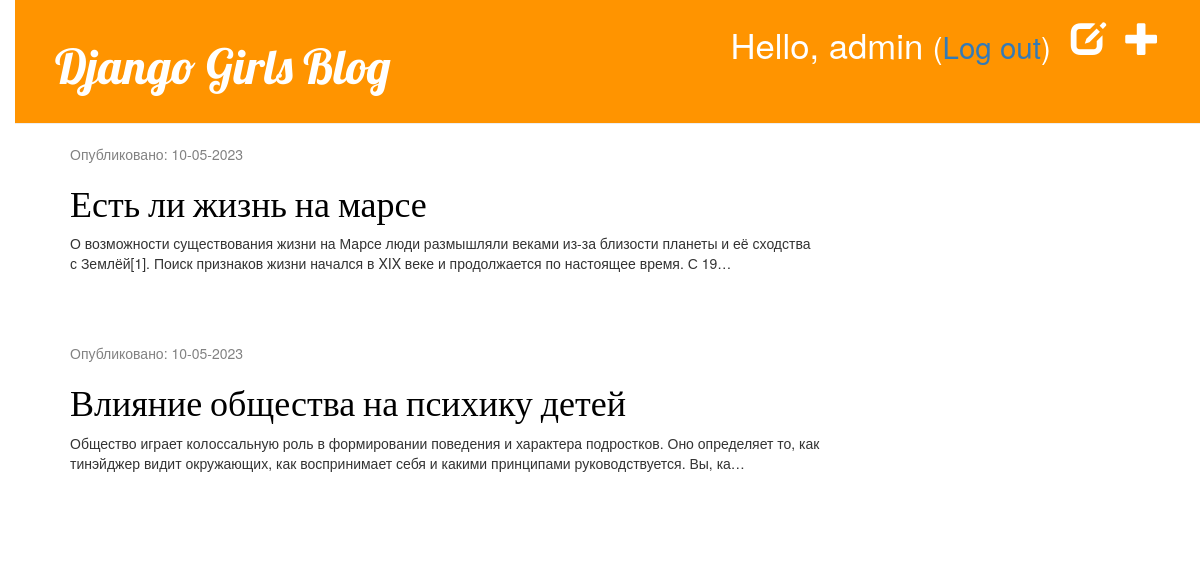
Before: /drafts/ (signed in) with the older database file.
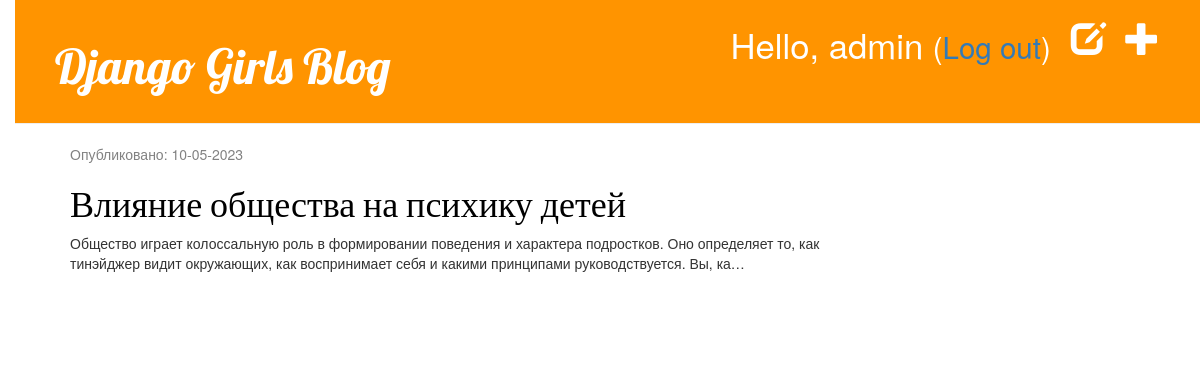
After: the same page with the newer database file.
### blog/models.py (models this page shows, shortened)
class Post(models.Model):
	author = models.ForeignKey(settings.AUTH_USER_MODEL, on_delete=models.CASCADE)
	title = models.CharField(max_length=200)
	text = models.TextField()
	created_date = models.DateTimeField(default=timezone.now)
	published_date = models.DateTimeField(blank=True, null=True)

### blog/views.py (the view)
# urls.py: path('drafts/', views.post_draft_list, name='post_draft_list'),
@login_required
def post_draft_list(request):
	posts = Post.objects.filter(published_date__isnull=True).order_by('created_date')
	return render(request, 'blog/post_draft_list.html', {'posts': posts})

### blog/templates/blog/post_draft_list.html
{% extends 'blog/base.html' %}
{% block content %}
	{% for post in posts %}
		<div class="post">
			<div class="date">
				<p>Опубликовано: {{ post.created_date|date:'d-m-Y' }}</p>
			</div>
			<h1><a href="{% url 'post_detail' pk=post.pk %}">{{ post.title }}</a></h1>
			<p>{{ post.text|truncatechars:200 }}</p>
		</div>
	{% endfor %}
{% endblock %}

### blog/templates/blog/base.html (shortened to what this page needs)
{% load static %}
<html>
	<head>
		<link rel="stylesheet" href="//maxcdn.bootstrapcdn.com/bootstrap/3.2.0/css/bootstrap.min.css">
		<link rel="stylesheet" href="//maxcdn.bootstrapcdn.com/bootstrap/3.2.0/css/bootstrap-theme.min.css">
		<link rel="stylesheet" href="{% static 'css/blog.css' %}">
	</head>
	<body>
		<div class="page-header">
			{% if user.is_authenticated %}
				<a href="{% url 'post_new' %}" class="top-menu"><span class="glyphicon glyphicon-plus"></span></a>
				<a href="{% url 'post_draft_list' %}" class="top-menu"><span class="glyphicon glyphicon-edit"></span></a>
				<p class="top-menu">Hello, {{ user.username }} <small>(<a href="{% url 'logout' %}">Log out</a>)</small></p>
			{% else %}
				<a href="{% url 'login' %}" class="top-menu"><span class="glyphicon glyphicon-lock"></span></a>
			{% endif %}
			<h1><a href="/">Django Girls Blog</a></h1>
		</div>
		<div class="content container">
			<div class="row">
				<div class="col-md-8">
				{% block content %}
				{% endblock %}
				</div>
			</div>
		</div>
	</body>
</html>

### blog/static/css/blog.css (style rules this page uses)
h1 a { color: #FCA205; font-family: 'Lobster'; }
body { padding-left: 15px; }
.page-header { background-color: #ff9400; margin-top: 0; padding: 20px 20px 20px 40px; }
.page-header h1, .page-header h1 a, .page-header h1 a:visited, .page-header h1 a:active { color: #ffffff; font-size: 36pt; text-decoration: none; }
.content { margin-left: 40px; }
h1, h2, h3, h4, { font-family: 'Lobster', cursive; }
.date { color: #828282; }
.top-menu, .top-menu:hover, .top-menu:visited { color: #ffffff; float: right; font-size: 26pt; margin-right: 20px; }
.post { margin-bottom: 70px; }
.post h1 a, .post h1 a:visited { color: #000000; }

Changed rows visible on the page:
removed Post: created_date "10-05-2023", title "Есть ли жизнь на марсе", text "О возможности существования жизни на Марсе люди размышляли веками из-за близости планеты и её сходства с Землёй[1]. Поиск признаков жизни начался в XIX веке и продолжается по настоящее время. С 19…"
